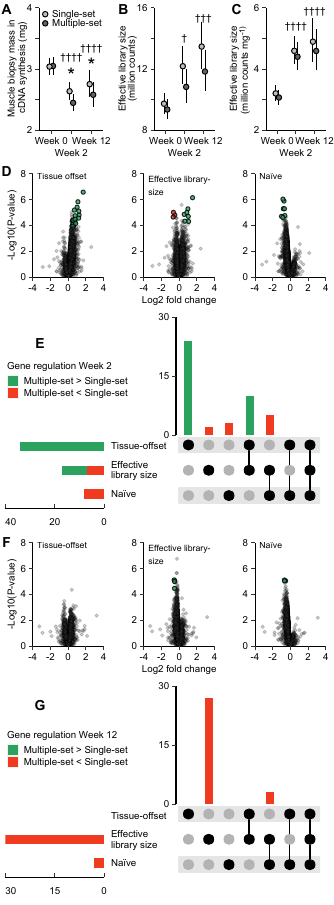

This figure's R source:

#### Figure 4 --- DE analysis of different normalization methods #####


source("./R/lib_fun.R")
source("./R/figure_source.R")



#### Assess the effect of Poisson vs. negative binomial model -- 
# Is the extra parameter needed?

## Interaction model 
mm_interaction <- readRDS("./data/derivedData/DE/mixedmodel2_results1.RDS")

## Time model
mm_time <- readRDS("./data/derivedData/DE/mixedmodel2_results2.RDS")



######## Fig a: Muscle weight figure ############



# Muscle weights in cDNA synthesis are loaded ##
mw <- read_excel("./data/RNAamount.xlsx") %>%
  mutate(RNA.per.mg = (conc * elution.volume) / prot.mrna1) %>% 
  filter(include == "incl") %>%
  inner_join(read_csv2("./data/oneThreeSetLeg.csv") %>%
               gather("sets", "leg", multiple:single)) %>%
  filter(rnaseq_include == "incl") %>%
  filter(timepoint != "w2post") %>%
  dplyr::select(subject, sets, time = timepoint, RNA.per.mg) %>%
  mutate(tissue = 1000 / RNA.per.mg, 
         tl = log(tissue))  %>%
  filter(!(subject == "FP15" & time == "w2pre")) %>%
  print()



m0 <- lme(log(tissue) ~ time + time:sets, random = list(subject = ~1), data = mw, 
          control = lmeControl(msMaxIter = 100, msVerbose = TRUE, 
                               opt = "optim"))

m1 <- lme(log(tissue) ~ time + time:sets, random = list(subject = ~1 + time), data = mw, 
          control = lmeControl(msMaxIter = 100, msVerbose = TRUE, 
                               opt = "optim"))

anova(m0, m1)
plot(m1)


mw_stats <- data.frame(broom::tidy(m1, effects = "fixed")) %>%
  rowwise() %>%
  mutate(p.flag = if_else(term %in% c("timew12", "timew2pre"), publR::pval(p.value, flag = TRUE, sign = "\U2020"), 
                          if_else(term %in% c("timew0:setssingle", 
                                              "timew2pre:setssingle", 
                                              "timew12:setssingle"), 
                                  publR::pval(p.value, flag = TRUE), "Itercept"))) %>%
  data.frame() %>%
  print()




muscle_weight_fig <- emmeans(m1, specs = ~"time|sets") %>%
  data.frame() %>%
  mutate(time = factor(time, levels = c("w0", "w2pre", "w12"), labels = c("Week 0", "Week 2", "Week 12")), 
         sets = factor(sets, levels = c("single", "multiple"), labels = c("Single-set", "Multiple-set"))) %>%
  ggplot(aes(time, exp(emmean), fill = sets)) + 
  geom_errorbar(aes(ymin = exp(lower.CL), ymax = exp(upper.CL)), 
                position = position_dodge(width = 0.35), 
                width = 0, 
                size = line_size) +
  geom_point(position = position_dodge(width = 0.35), 
             shape = 21, 
             size = 1.5) +
  
  scale_fill_manual(values = c("#bdbdbd", "#636363")) +
  scale_y_continuous(limits = c(2, 4), 
                     breaks = c(2, 2.5, 3,3.5, 4), 
                     labels = c(2,  "", 3, "", 4),
                     expand = c(0, 0)) +
  
  
  ggplot2::annotate("text", x = c(2,3), y = c(2.9, 3.05), 
                    label = c(mw_stats[6,6], mw_stats[5,6]), 
                    size = 5) +
  
  
  ggplot2::annotate("text", x = c(2,3), y = c(3.2, 3.35), label = c(mw_stats[3,6], mw_stats[2,6]), 
                    size = 2.5) +
  
  
  
  labs(fill = "", 
       x = "Time-point", 
       y = "Muscle biopsy mass in\n cDNA synthesis (mg)") +
  pl.theme() + 
  theme(axis.title.x = element_blank(), 
        
        legend.position = c(0.53, 0.94), 
        legend.text = element_text(size = 7, margin = margin(t = 0)), 
        legend.spacing.x = unit(0.1, 'cm'),
        legend.key.size = unit(0.3, 'lines'),
        legend.margin = margin(t = -0.2, r = -0.2, b = -0.2, l = -0.2),
        axis.title.y = element_text(size = 7, margin = margin(t = 0, r = -0.2, b = 0, l = 0))) + 
  scale_x_discrete(guide = guide_axis(n.dodge = 2))




### ################### Total mRNA counts (library size) per time-point ##########



# read DGEList

dge_lists <- readRDS("./data/derivedData/dge_lists/dge_list.RDS")



# using rsem for this example #

selected.method <- "rsem"


# Muscle weight in cDNA synthesis

# Muscle weights in cDNA synthesis are loaded ##
lib.size.data <- read_excel("./data/RNAamount.xlsx") %>%
  mutate(RNA.per.mg = (conc * elution.volume) / prot.mrna1) %>% 
  filter(include == "incl") %>%
  inner_join(read_csv2("./data/oneThreeSetLeg.csv") %>%
               gather("sets", "leg", multiple:single)) %>%
  filter(rnaseq_include == "incl") %>%
  filter(timepoint != "w2post") %>%
  dplyr::select(subject, sets, time = timepoint, RNA.per.mg) %>%
  mutate(tissue = 1000 / RNA.per.mg, 
         tl = log(tissue))  %>%
  filter(!(subject == "FP15" & time == "w2pre")) %>% 
  # This filters out one subject with bad estimation of RNA to mg tissue estimate
  # See script in training study for details
  inner_join(dge_lists[[selected.method]]$samples %>% 
               mutate(eff.lib = lib.size * norm.factors)) %>%
  mutate(eff.lib = as.integer(round(eff.lib, 0)), 
         eff.lib.scaled = eff.lib/10^6) %>%
  mutate(time = factor(time, levels = c("w0", "w2pre", "w12"))) %>%
  print()



# Modeling effective library size 
lib.m0 <- lme(log(eff.lib.scaled) ~ time + time:sets, random = list(subject = ~ 1), 
              data = lib.size.data)

lib.m1 <- lme(log(eff.lib.scaled) ~ time + time:sets, random = list(subject = ~ 1),
              weights = varIdent(form = ~ 1|time), 
              data = lib.size.data)


anova(lib.m0, lib.m1)

plot(lib.m0, main = "m0"); plot(lib.m1, main = "m1")

# Evidence for accounting for heteroscedasticity, using model lib.m1

# Including random slope per time

lib.m2 <- lme(log(eff.lib.scaled) ~ time + time:sets, random = list(subject = ~ 1 + time),
              weights = varIdent(form = ~ 1|time), 
              data = lib.size.data)

anova(lib.m1, lib.m2) # not called for 




# Modeling library size per tissue weight

# negative binomial model

# library per tissue
lt.m0 <- lme(log(eff.lib.scaled/tissue) ~ time + time:sets, random = list(subject = ~1), 
             data = lib.size.data)


lt.m1 <- lme(log(eff.lib.scaled/tissue) ~ time + time:sets, random = list(subject = ~1), 
             data = lib.size.data, weights = varIdent(form = ~ 1|time))



# Accounting for heteroscedasticity? 

plot(lt.m0, main = "Library size per tissue, m0"); plot(lt.m1, main = "Library size per tissue, m1") 

anova(lt.m0, lt.m1) 

# Clear evidence of better models using weights

# Random slopes? 

lt.m2 <- lme(log(eff.lib.scaled/tissue) ~ time + time:sets, random = list(subject = ~1 + time), 
             data = lib.size.data, weights = varIdent(form = ~ 1|time),
             control = lmeControl(msMaxIter = 100, msVerbose = TRUE, 
                                  opt = "optim"))

anova(lt.m1, lt.m2) # not called for



# Extract statistics
lt.m1.stats <- data.frame(broom::tidy(lt.m1, effects = "fixed")) %>%
  rowwise() %>%
  mutate(p.flag = if_else(term %in% c("timew12", "timew2pre"), publR::pval(p.value, flag = TRUE, sign = "\U2020"), 
                          if_else(term %in% c("timew0:setssingle", 
                                              "timew2pre:setssingle", 
                                              "timew12:setssingle"), 
                                  publR::pval(p.value, flag = TRUE), "Itercept"))) %>%
  data.frame() %>%
  print()


lib.m1.stats <- data.frame(broom::tidy(lib.m1, effects = "fixed")) %>%
  rowwise() %>%
  mutate(p.flag = if_else(term %in% c("timew12", "timew2pre"), publR::pval(p.value, flag = TRUE, sign = "\U2020"), 
                          if_else(term %in% c("timew0:setssingle", 
                                              "timew2pre:setssingle", 
                                              "timew12:setssingle"), 
                                  publR::pval(p.value, flag = TRUE), "Itercept"))) %>%
  data.frame() %>%
  print()



# Plotting the data 
per.rna <- emmeans(lib.m1, specs = ~ "time|sets") %>%
  data.frame() %>%
  mutate(time = factor(time, levels = c("w0", "w2pre", "w12"), labels = c("Week 0", "Week 2", "Week 12")), 
         sets = factor(sets, levels = c("single", "multiple"), labels = c("Single-set", "Multiple-set"))) %>%
  
  ggplot(aes(time, exp(emmean), fill = sets )) +
  geom_errorbar(aes(ymin = exp(lower.CL), ymax = exp(upper.CL)), 
                position = position_dodge(width = 0.35), 
                width = 0, 
                size = line_size) +
  geom_point(position = position_dodge(width = 0.35), 
             shape = 21, 
             size = 1.5) +
  
  scale_fill_manual(values = c("#bdbdbd", "#636363")) +
  scale_y_continuous(limits = c(8, 16), 
                     breaks = c(8, 10, 12, 14, 16), 
                     labels = c(8, "", 12, "", 16),
                     expand = c(0, 0)) +
  
  # Sets effects stats segment
  
  # geom_segment(data = data.frame(x1 = c(1.9, 2.9), 
  #                                x2 = c(2.1, 3.1), 
  #                                y1 = c(2.92, 3.07), 
  #                                y2 = c(2.92, 3.07)), 
  #              aes(x = x1, xend = x2, y = y1, yend = y2), 
  #              inherit.aes = FALSE) +
  ggplot2::annotate("text", x = c(2,3), y = c(14, 15.3), label = c(lib.m1.stats[2,6], lib.m1.stats[3,6]), 
                    size = 2.5) +
  
  
  ggplot2::annotate("text", x = c(2,3), y = c(13.8, 15.2), label = c(lib.m1.stats[5,6], lib.m1.stats[6,6]), 
                    size = 5) +
  
  labs(fill = "", 
       x = "Time-point", 
       y = bquote("Effective library size<br>(million counts)")) +
  pl.theme() + 
  theme(axis.title.x = element_blank(), 
        legend.position = "none", 
        axis.title.y = element_markdown(size = 7, margin = margin(t = 0, r = -0.2, b = 0, l = 0))) + 
  scale_x_discrete(guide = guide_axis(n.dodge = 2))



per.tissue <- emmeans(lt.m1, specs = ~ "time|sets") %>%
  data.frame() %>%
  mutate(time = factor(time, levels = c("w0", "w2pre", "w12"), labels = c("Week 0", "Week 2", "Week 12")), 
         sets = factor(sets, levels = c("single", "multiple"), labels = c("Single-set", "Multiple-set"))) %>%
  
  ggplot(aes(time, exp(emmean), fill = sets )) +
  geom_errorbar(aes(ymin = exp(lower.CL), ymax = exp(upper.CL)), 
                position = position_dodge(width = 0.35), 
                width = 0, 
                size = line_size) +
  geom_point(position = position_dodge(width = 0.35), 
             shape = 21, 
             size = 1.5) +
  
  scale_fill_manual(values = c("#bdbdbd", "#636363")) +
  scale_y_continuous(limits = c(2, 6), 
                     breaks = c(2, 3, 4, 5, 6), 
                     labels = c(2, "", 4, "", 6),
                     expand = c(0, 0)) +
  
  # Sets effects stats segment
  
  # geom_segment(data = data.frame(x1 = c(1.9, 2.9), 
  #                                x2 = c(2.1, 3.1), 
  #                                y1 = c(2.92, 3.07), 
  #                                y2 = c(2.92, 3.07)), 
  #              aes(x = x1, xend = x2, y = y1, yend = y2), 
  #              inherit.aes = FALSE) +
  annotate("text", x = c(2,3), y = c(5.4, 5.9), label = c(lt.m1.stats[2,6], lt.m1.stats[3,6]), 
           size = 2.5) +
  
  
  labs(fill = "", 
       x = "Time-point", 
       y = "Effective library size<br>(million counts mg^-1)") +
  pl.theme() + 
  theme(axis.title.x = element_blank(), 
        legend.position = "none",
        axis.title.y = element_markdown()) +
  scale_x_discrete(guide = guide_axis(n.dodge = 2))







mm2_2 <- readRDS(file = "./data/derivedData/DE/mixedmodel2_results2.RDS")


mm2_1 <- readRDS(file = "./data/derivedData/DE/mixedmodel2_results1.RDS")

### Sets comparisons #####

volcano_data <- mm2_1 %>%
  filter(coef %in% c("timew0:setsmultiple",  "timew2pre:setsmultiple", "timew2post:setsmultiple", 
                     "timew12:setsmultiple")) %>%
  mutate(coef = factor(coef, levels = c("timew0:setsmultiple", "timew2pre:setsmultiple", "timew12:setsmultiple"),
                       labels = c("Week 0: Multiple - Single-set", 
                                  "Week 2: Multiple - Single-set", 
                                  "Week 12: Multiple - Single-set")),
         model = factor(model, levels = c("naive", "lib_size_normalized", "tissue_offset_lib_size_normalized"), 
                        labels = c("No normalization", 
                                   "Effective library size", 
                                   "Per tissue mass +\nEffective library size"))) %>%
  
  group_by(coef, model) %>%
  mutate(adj.p = p.adjust(p.val, method = "fdr"), 
         pthreshold = if_else(adj.p > 0.05, "ns", "s"), 
         log2fc = estimate/log(2), 
         fcthreshold = if_else(abs(log2fc) > 0.5, "s", "ns"), 
         sig = if_else(fcthreshold == "s" & pthreshold == "s", "s", "ns"), 
         regulation = if_else(sig == "s" & log2fc > 0.5, "up", 
                              if_else(sig == "s" & log2fc < -0.5, "down", "ns")), 
         regulation = factor(regulation, levels = c("ns", "up", "down"))) %>%
  print()



##### Settings specifically for figure 3 ##################

## Color themes in figure source 
# using volcano.regulation.color


## Sizes volcano plots

volcano_size <- c(0.8, 1.1, 1.1)
volcano_alpha <- c(0.2, 0.8, 0.8)


############## Week 2 Volcano plots #####################################



week2_naive <- volcano_data %>%
  filter(model == "No normalization" & coef == "Week 2: Multiple - Single-set") %>%
  
  ggplot(aes(log2fc, -log10(p.val), fill = regulation, alpha = regulation, size = regulation)) + 
  geom_point(shape = 21) +
  
  # Annotate plot
  annotate("text", x = -3.5, y = 7.8, label = "Naïve", hjust = 0, size = 2.2) +
  
  # Scales
  scale_color_manual(values = volcano.regulation.color) + 
  scale_fill_manual(values = volcano.regulation.color) +
  scale_size_manual(values = volcano_size) +
  scale_alpha_manual(values = volcano_alpha) +
  
  scale_x_continuous(breaks = c(-4, -2, 0, 2, 4), limits = c(-4, 4), expand = c(0, 0)) +
  scale_y_continuous(breaks = c(0, 2, 4, 6, 8), limits = c(0, 8), expand = c(0,0)) +
  
  labs(x = "", 
       y = "") +
  
  pl.theme() +
  theme(strip.background = element_blank(),
        strip.text = element_text(size = 7),
        # panel.border = element_rect(colour = "black"),
        legend.position = "none")  

week2_libsize <- volcano_data %>%
  filter(model == "Effective library size" & coef == "Week 2: Multiple - Single-set") %>%
  
  ggplot(aes(log2fc, -log10(p.val), fill = regulation, alpha = regulation, size = regulation)) + 
  geom_point(shape = 21) +
  
  annotate("text", x = -3.5, y = 7.8, label = "Effective library-\nsize", hjust = 0,vjust = 1, size = 2.2) +
  
  # Scales
  scale_color_manual(values = volcano.regulation.color) + 
  scale_fill_manual(values = volcano.regulation.color) +
  scale_size_manual(values = volcano_size) +
  scale_alpha_manual(values = volcano_alpha) +
  
  scale_x_continuous(breaks = c(-4, -2, 0, 2, 4), limits = c(-4, 4), expand = c(0, 0)) +
  scale_y_continuous(breaks = c(0, 2, 4, 6, 8), limits = c(0, 8), expand = c(0,0)) +
  
  
  labs(x = "Log2 fold change", 
       y = "") +
  
  pl.theme() +
  
  theme(strip.background = element_blank(),
        strip.text = element_text(size = 7),
        # panel.border = element_rect(colour = "black"),
        legend.position = "none") 


week2_tissue <- volcano_data %>%
  filter(model == "Per tissue mass +\nEffective library size" & coef == "Week 2: Multiple - Single-set") %>%
  
  ggplot(aes(log2fc, -log10(p.val), fill = regulation, alpha = regulation, size = regulation)) + 
  geom_point(shape = 21) +
  
  annotate("text", x = -3.5, y = 7.8, label = "Tissue offset", hjust = 0, size = 2.2) +
  
  # Scales
  scale_color_manual(values = volcano.regulation.color) + 
  scale_fill_manual(values = volcano.regulation.color) +
  scale_size_manual(values = volcano_size) +
  scale_alpha_manual(values = volcano_alpha) +
  
  scale_x_continuous(breaks = c(-4, -2, 0, 2, 4), limits = c(-4, 4), expand = c(0, 0)) +
  scale_y_continuous(breaks = c(0, 2, 4, 6, 8), limits = c(0, 8), expand = c(0,0)) +
  
  labs(x = "", 
       y = "-Log10(P-value)") +
  
  pl.theme() +
  
  theme(strip.background = element_blank(),
        strip.text = element_text(size = 7),
        # panel.border = element_rect(colour = "black"),
        legend.position = "none") 

#### Upset plots for sets-effects ###############


venn_list_up <- list() 
venn_list_down <- list()

Coef <- c("timew2pre:setsmultiple", "timew2pre:setsmultiple", "timew2pre:setsmultiple",
          "timew12:setsmultiple", "timew12:setsmultiple", "timew12:setsmultiple")
Model <- c("naive", "lib_size_normalized", "tissue_offset_lib_size_normalized", 
           "naive", "lib_size_normalized", "tissue_offset_lib_size_normalized")



for(i in 1:6){
  
  temp_up <- mm2_1 %>%
    group_by(model, coef) %>%
    mutate(adj.p = p.adjust(p.val, method = "fdr")) %>% 
    mutate(pt = if_else(adj.p  < 0.05, "s", "ns"), 
           sig.gene = if_else(pt == "s", gene, "ns")) %>%
    
    filter(sig.gene != "ns", 
           estimate > 0) %>%
    filter(coef == Coef[i] & model == Model[i]) %>%
    
    data.frame()
  
  
  temp_down <- mm2_1 %>%
    group_by(model, coef) %>%
    mutate(adj.p = p.adjust(p.val, method = "fdr")) %>% 
    mutate(pt = if_else(adj.p  < 0.05, "s", "ns"), 
           sig.gene = if_else(pt == "s", gene, "ns")) %>%
    
    filter(sig.gene != "ns", 
           estimate < 0) %>%
    filter(coef == Coef[i] & model == Model[i]) %>%
    
    data.frame()
  
  
  venn_list_up[[i]] <- temp_up$sig.gene
  venn_list_down[[i]] <- temp_down$sig.gene
  
}


names(venn_list_up) <- c("naive_w2", "els_w2", "to_w2", "naive_w12", "els_w12", "to_w12")
names(venn_list_down) <- c("naive_w2", "els_w2", "to_w2", "naive_w12", "els_w12", "to_w12")



upset.list.w2 <- modified_upset(list.up = venn_list_up[1:3], 
                                list.down = venn_list_down[1:3], 
                                set.order = c("to_w2", "els_w2", "naive_w2"),
                                set.names = c("Tissue-offset", 
                                              "Effective\nlibrary size", 
                                              "Naïve"), # Set names, order of display in set size fig, 
                                # should correspond to order
                                legend.labels = c("Multiple-set > Single-set", "Multiple-set < Single-set"),
                                legend.title = "Gene regulation Week 2",
                                line.size = 0.4, # size of lines in figures (may be changed later)
                                regulation.col = c("#2ca25f","#f03b20"), # Regulation coloring (up vs. down) 
                                bar.width = 0.4, # Width of bars in bar plots
                                text.size = 7, # text size in all figures
                                point.size = 3)  # point size in intersection matrix )


upset.list.w12 <- modified_upset(list.up = venn_list_up[4:6], 
                                 list.down = venn_list_down[4:6], 
                                 set.order = c("to_w12", "els_w12", "naive_w12"),
                                 set.names = c("Tissue-offset", 
                                               "Effective\nlibrary size", 
                                               "Naïve"), # Set names, order of display in set size fig, 
                                 # should correspond to order
                                 legend.labels = c("Multiple-set > Single-set", "Multiple-set < Single-set"),
                                 legend.title = "Gene regulation Week 12",
                                 line.size = 0.4, # size of lines in figures (may be changed later)
                                 regulation.col = c("#2ca25f","#f03b20"), # Regulation coloring (up vs. down) 
                                 bar.width = 0.4, # Width of bars in bar plots
                                 text.size = 7, # text size in all figures
                                 point.size = 3)  # point size in intersection matrix )





upset_w2pre <- ggdraw(plot_grid(NULL,
                                plot_grid(upset.list.w2$set.size.fig, upset.list.w2$intersection.matrix, 
                                          ncol = 2, align = "h"), nrow = 2)) +
  draw_plot(upset.list.w2$intersection.fig, x = 0.45, y = 0.47, width = 0.56, height = 0.55) +
  draw_plot(upset.list.w2$legend, x = 0.05, y = 0.55, width = 0.3, height = 0.3)





upset_w12 <- ggdraw(plot_grid(NULL,
                              plot_grid(upset.list.w12$set.size.fig, upset.list.w12$intersection.matrix, 
                                        ncol = 2, align = "h"), nrow = 2)) +
  draw_plot(upset.list.w12$intersection.fig, x = 0.45, y = 0.47, width = 0.56, height = 0.55) +
  draw_plot(upset.list.w12$legend, x = 0.05, y = 0.55, width = 0.3, height = 0.3)







####### Week 12 volcano plots ##################################

week12_naive <- volcano_data %>%
  filter(model == "No normalization" & coef == "Week 12: Multiple - Single-set") %>%
  
  ggplot(aes(log2fc, -log10(p.val), fill = regulation, alpha = regulation, size = regulation)) + 
  geom_point(shape = 21) +
  
  # Scales
  scale_color_manual(values = volcano.regulation.color) + 
  scale_fill_manual(values = volcano.regulation.color) +
  scale_size_manual(values = volcano_size) +
  scale_alpha_manual(values = volcano_alpha) +
  
  scale_x_continuous(breaks = c(-4, -2, 0, 2, 4), limits = c(-4, 4), expand = c(0, 0)) +
  scale_y_continuous(breaks = c(0, 2, 4, 6, 8), limits = c(0, 8), expand = c(0,0)) +
  
  annotate("text", x = -3.5, y = 7.8, label = "Naïve", hjust = 0, size = 2.2) +
  
  labs(x = "", 
       y = "") +
  
  pl.theme() +
  
  theme(strip.background = element_blank(),
        strip.text = element_text(size = 7),
        # panel.border = element_rect(colour = "black"),
        legend.position = "none") 

week12_libsize <- volcano_data %>%
  filter(model == "Effective library size" & coef == "Week 12: Multiple - Single-set") %>%
  
  ggplot(aes(log2fc, -log10(p.val), fill = regulation, alpha = regulation, size = regulation)) + 
  geom_point(shape = 21) +
  
  annotate("text", x = -3.5, y = 7.8, label = "Effective library-\nsize", hjust = 0,vjust = 1, size = 2.2) +
  
  # Scales
  scale_color_manual(values = volcano.regulation.color) + 
  scale_fill_manual(values = volcano.regulation.color) +
  scale_size_manual(values = volcano_size) +
  scale_alpha_manual(values = volcano_alpha) +
  
  scale_x_continuous(breaks = c(-4, -2, 0, 2, 4), limits = c(-4, 4), expand = c(0, 0)) +
  scale_y_continuous(breaks = c(0, 2, 4, 6, 8), limits = c(0, 8), expand = c(0,0)) +
  
  
  labs(x = "Log2 fold change", 
       y = "") +
  
  pl.theme() +
  
  theme(strip.background = element_blank(),
        strip.text = element_text(size = 7),
        # panel.border = element_rect(colour = "black"),
        legend.position = "none") 


week12_tissue <- volcano_data %>%
  filter(model == "Per tissue mass +\nEffective library size" & coef == "Week 12: Multiple - Single-set") %>%
  
  ggplot(aes(log2fc, -log10(p.val), fill = regulation, alpha = regulation, size = regulation)) + 
  geom_point(shape = 21) +
  
  annotate("text", x = -3.5, y = 7.8, label = "Tissue-offset", hjust = 0, size = 2.2) +
  
  # Scales
  scale_color_manual(values = volcano.regulation.color) + 
  scale_fill_manual(values = volcano.regulation.color) +
  scale_size_manual(values = volcano_size) +
  scale_alpha_manual(values = volcano_alpha) +
  
  scale_x_continuous(breaks = c(-4, -2, 0, 2, 4), limits = c(-4, 4), expand = c(0, 0)) +
  scale_y_continuous(breaks = c(0, 2, 4, 6, 8), limits = c(0, 8), expand = c(0,0)) +
  
  
  labs(x = "", 
       y = "-Log10(P-value)") +
  
  pl.theme() +
  
  theme(strip.background = element_blank(),
        strip.text = element_text(size = 7),
        # panel.border = element_rect(colour = "black"),
        legend.position = "none") 




######### Volcano and upset configuration 

week2_grid <-  plot_grid(plot_grid(week2_tissue, week2_libsize, week2_naive, ncol = 3),
                         
                         plot_grid(NULL, upset_w2pre, NULL, ncol = 3, rel_widths = c(0.01, 0.6, 0.01)), 
                         rel_heights  = c(0.4, 0.6), nrow = 2)




week12_grid <-  plot_grid(plot_grid(week12_tissue, week12_libsize, week12_naive,   ncol = 3),
                          
                          plot_grid(NULL, upset_w12, NULL,  ncol = 3, rel_widths = c(0.01, 0.6, 0.01)), 
                          rel_heights = c(0.4, 0.6), nrow = 2)








############## Complete figure ###################



figure4 <- plot_grid(plot_grid(muscle_weight_fig, per.rna, per.tissue, ncol = 3, 
                               rel_widths = c(0.3, 0.3, 0.3), 
                               align = "h"), 
                     
                     week2_grid, 
                     
                     week12_grid,
                     
                     rel_heights = c(0.18, 0.4, 0.4),
                     
                     #timeweek2_grid, timeweek12_grid, 
                     ncol = 1) +
  
  
  draw_plot_label(label=c("A",  "B",  "C",  "D",  "E",   "F", "G"),
                  x =   c(0.02, 0.37, 0.71, 0.02,  0.12, 0.02, 0.12), 
                  y =   c(0.99, 0.99, 0.99, 0.81,  0.62, 0.4,  0.22),
                  hjust=.5, vjust=.5, size = label.size)




# Width of figure = 1x columns 8.9 cm
# height of figure = full page = 23 cm


ggsave("figures/figure4.pdf", plot = figure4, width = 8.5, height = 23, 
       dpi = 600,
       units = "cm", device=cairo_pdf)


# GO overlap alternatively gene-ovelap between methods?



### Time figures ###